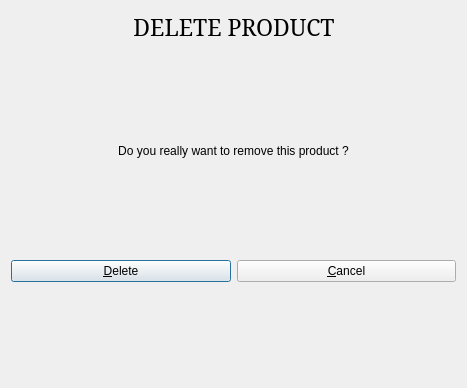
<?xml version="1.0" encoding="UTF-8"?>
<ui version="4.0">
 <class>DialogVerifSupprProduit</class>
 <widget class="QDialog" name="DialogVerifSupprProduit">
  <property name="geometry">
   <rect>
    <x>0</x>
    <y>0</y>
    <width>467</width>
    <height>388</height>
   </rect>
  </property>
  <property name="windowTitle">
   <string>NewWorld DELETE Product</string>
  </property>
  <layout class="QVBoxLayout" name="verticalLayout_3">
   <item>
    <layout class="QVBoxLayout" name="verticalLayout_2">
     <item>
      <layout class="QHBoxLayout" name="horizontalLayout_9">
       <item>
        <spacer name="horizontalSpacer_14">
         <property name="orientation">
          <enum>Qt::Horizontal</enum>
         </property>
         <property name="sizeHint" stdset="0">
          <size>
           <width>40</width>
           <height>20</height>
          </size>
         </property>
        </spacer>
       </item>
       <item>
        <widget class="QLabel" name="label_3">
         <property name="font">
          <font>
           <family>Serif</family>
           <pointsize>17</pointsize>
          </font>
         </property>
         <property name="text">
          <string>DELETE PRODUCT</string>
         </property>
         <property name="alignment">
          <set>Qt::AlignCenter</set>
         </property>
        </widget>
       </item>
       <item>
        <spacer name="horizontalSpacer_13">
         <property name="orientation">
          <enum>Qt::Horizontal</enum>
         </property>
         <property name="sizeHint" stdset="0">
          <size>
           <width>38</width>
           <height>20</height>
          </size>
         </property>
        </spacer>
       </item>
      </layout>
     </item>
     <item>
      <layout class="QVBoxLayout" name="verticalLayout">
       <item>
        <spacer name="verticalSpacer">
         <property name="orientation">
          <enum>Qt::Vertical</enum>
         </property>
         <property name="sizeHint" stdset="0">
          <size>
           <width>20</width>
           <height>40</height>
          </size>
         </property>
        </spacer>
       </item>
       <item>
        <widget class="QLabel" name="label_14">
         <property name="text">
          <string>Do you really want to remove this product ?</string>
         </property>
         <property name="alignment">
          <set>Qt::AlignCenter</set>
         </property>
        </widget>
       </item>
       <item>
        <spacer name="verticalSpacer_9">
         <property name="orientation">
          <enum>Qt::Vertical</enum>
         </property>
         <property name="sizeHint" stdset="0">
          <size>
           <width>20</width>
           <height>40</height>
          </size>
         </property>
        </spacer>
       </item>
       <item>
        <layout class="QHBoxLayout" name="horizontalLayout_2">
         <item>
          <widget class="QPushButton" name="confirmSuppr">
           <property name="text">
            <string>&amp;Delete</string>
           </property>
           <property name="icon">
            <iconset resource="newworldressources.qrc">
             <normaloff>:/images/dialog-error-symbolic.symbolic.png</normaloff>:/images/dialog-error-symbolic.symbolic.png</iconset>
           </property>
          </widget>
         </item>
         <item>
          <widget class="QPushButton" name="cancel">
           <property name="text">
            <string>&amp;Cancel</string>
           </property>
           <property name="icon">
            <iconset resource="newworldressources.qrc">
             <normaloff>:/images/action-unavailable-symbolic.symbolic.png</normaloff>:/images/action-unavailable-symbolic.symbolic.png</iconset>
           </property>
          </widget>
         </item>
        </layout>
       </item>
       <item>
        <spacer name="verticalSpacer_4">
         <property name="orientation">
          <enum>Qt::Vertical</enum>
         </property>
         <property name="sizeHint" stdset="0">
          <size>
           <width>20</width>
           <height>40</height>
          </size>
         </property>
        </spacer>
       </item>
      </layout>
     </item>
    </layout>
   </item>
  </layout>
 </widget>
 <resources>
  <include location="newworldressources.qrc"/>
 </resources>
 <connections/>
</ui>
